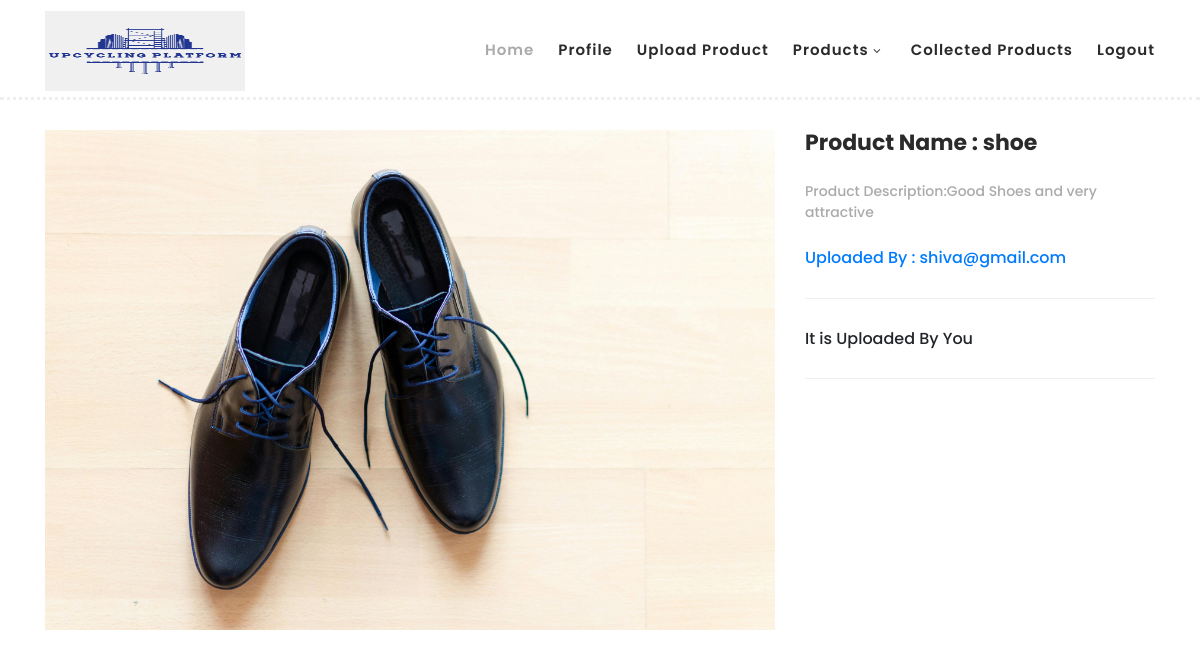
The page /viewproduct/2 (signed in) on the database its author committed.
### app/models.py (models this page shows, shortened)
class UploadProductModel(models.Model):
    product_name = models.CharField(max_length=100)
    product_desc = models.TextField()
    product_img = models.FileField(upload_to=os.path.join('static', 'ProductImages'))
    upload_time = models.DateTimeField()
    uploaderemail = models.EmailField()
    category = models.CharField(max_length=100)
    status = models.CharField(max_length=100,default='Available')
    class Meta:
        db_table = "UploadProductModel"

### app/views.py (the view)
# urls.py: path('viewproduct/<int:id>', views.viewproduct, name='viewproduct'),
def viewproduct(request,id):
    login = request.session['login']
    useremail = request.session['email']
    print(request.session['email'])
    data = UploadProductModel.objects.filter(id=id)
    return render(request, 'viewproduct.html',{'login':login,'data':data,'useremail':useremail})

### templates/viewproduct.html (shortened to what this page needs)
{% extends "home.html" %}
{% block title %}
<section class="section" id="product">
    <div class="container" style="margin-top:130px">
        <div class="row">
            {% for i in data %}
            <div class="col-lg-8">
            <div class="left-images">
                <img src="/{{i.product_img}}" alt=""    height="500px">
            </div>
        </div>
        <div class="col-lg-4">
            <div class="right-content">
                <h4>Product Name : {{i.product_name}}</h4>
                <span>Product Description:{{i.product_desc}}</span>
                <div class="quote">
                    <a href="{% url 'viewprofile' i.uploaderemail %}"><h6>Uploaded By : {{i.uploaderemail}}</h6></a>
                </div>
                {% if useremail != 'admin@gmail.com' %}
                <div class="quantity-content">
                    {% if useremail == i.uploaderemail %}
                    <h6>It is Uploaded By You </h6>
                    {% endif %}
                </div>
            </div>
            {% endif %}
            {% endfor %}
        </div>
        </div>
    </div>
</section>
{% endblock %}

### static/css/templatemo-hexashop.css (style rules this page uses)
html, body, div, span, applet, object, iframe, h1, h2, h3, h4, h5, h6, p, blockquote, div pre, a, abbr, acronym, address, big, cite, code, del, dfn, em, font, img, ins, kbd, q, s, samp, small, strike, strong, sub, sup, tt, var, b, u, i, center, dl, dt, dd, ol, ul, li, figure, header, nav, section, article, aside, footer, figcaption { margin: 0; padding: 0; border: 0; outline: 0; }
header, nav, section, article, aside, footer, hgroup { display: block; }
* { box-sizing: border-box; }
html, body { font-family: 'Poppins', sans-serif; font-weight: 400; background-color: #fff; font-size: 16px; -ms-text-size-adjust: 100%; -webkit-font-smoothing: antialiased; -moz-osx-font-smoothing: grayscale; }
a { text-decoration: none !important; }
h1, h2, h3, h4, h5, h6 { margin-top: 0px; margin-bottom: 0px; }
html, body { background: #fff; font-family: 'Poppins', sans-serif; }
#product { margin-top: 80px; }
#product .left-images img { width: 100%; overflow: hidden; margin-bottom: 30px; }
#product .right-content { position: relative; z-index: 3; background-color: #fff; }
#product .right-content h4 { font-size: 22px; color: #2a2a2a; font-weight: 700; margin-bottom: 0px; }
#product .right-content span { font-size: 14px; color: #aaaaaa; font-weight: 500; display: block; margin-top: 25px; }
#product .right-content .quote { margin-top: 25px; }
.quantity-content { margin-top: 30px; padding-top: 30px; border-top: 1px solid #eee; border-bottom: 1px solid #eee; width: 100%; padding-bottom: 30px; margin-bottom: 30px; }

### rows shown on the page
UploadProductModel: product_img (picture), product_name "shoe", product_desc "Good Shoes and very attractive", uploaderemail "shiva@gmail.com", shows "It is Uploaded By You"
